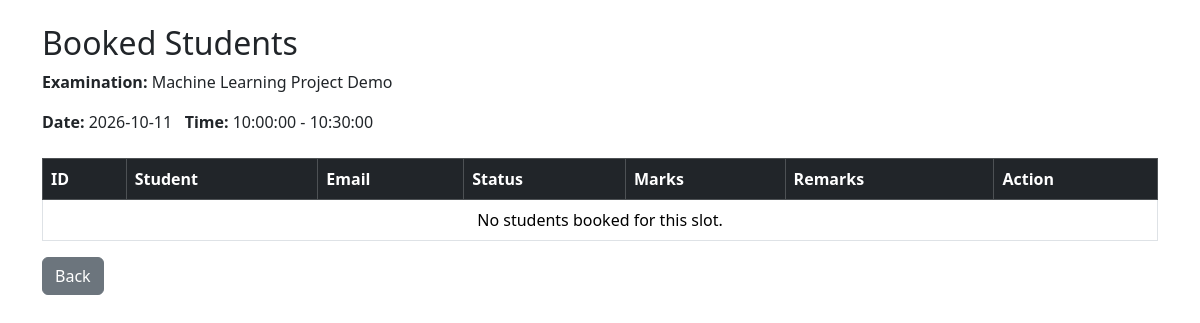
Page /examiner/slots/3/student (signed in) on the earlier database version.
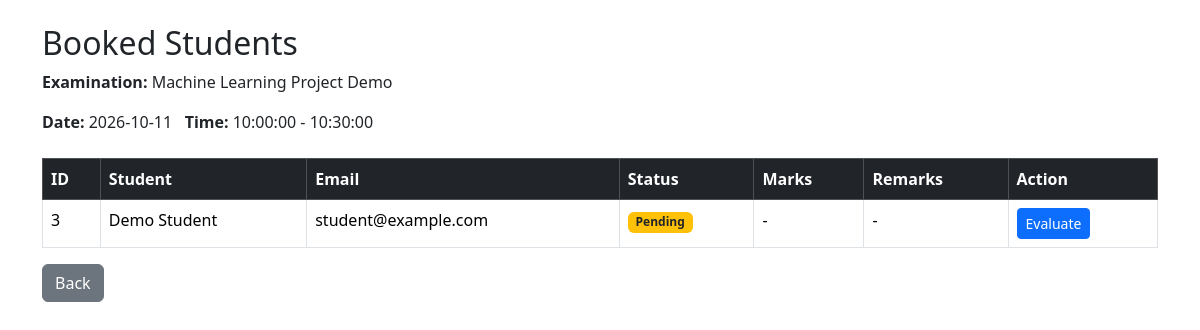
Same page on the later database version.
### models.py (models this page shows)
class Booking(db.Model):
    __tablename__ = "bookings"
    id = db.Column(db.Integer, primary_key=True)
    student_id = db.Column(db.Integer, db.ForeignKey("users.id"), nullable=False)
    slot_id = db.Column(db.Integer, db.ForeignKey("slots.id"), nullable=False)
    booking_date = db.Column(db.Date)
    status = db.Column(db.String(30), default="Booked")
    marks = db.Column(db.Integer)
    note = db.Column(db.Text)
    student = db.relationship("User", backref="bookings")
    slot = db.relationship("ExaminationSlot", backref="bookings")

class User(UserMixin, db.Model):
    __tablename__ = "users"
    id = db.Column(db.Integer, primary_key=True)
    name = db.Column(db.String(100), nullable=False)
    email = db.Column(db.String(100), unique=True, nullable=False)
    password = db.Column(db.String(200), nullable=False)
    role = db.Column(db.String(100), nullable=False)
    is_examiner = db.Column(db.Boolean, default=False)

### app.py (the view)
@app.route("/examiner/slots/<int:id>/student")
@login_required
def slot_students(id):
    if current_user.role != "examiner":
        return redirect(url_for("login"))
    slot = ExaminationSlot.query.get_or_404(id)
    bookings = Booking.query.filter_by(slot_id=slot.id, status="Booked").all()
    return render_template("examiner/student.html", slot=slot, bookings=bookings)

### app.py (called while the page is built)
@login_manager.user_loader
def load_user(user_id):
    return db.session.get(User, int(user_id))

### templates/examiner/student.html (shortened to what this page needs)
<!DOCTYPE html>
<html>
<head>
    <link href="https://cdn.jsdelivr.net/npm/bootstrap@5.3.3/dist/css/bootstrap.min.css" rel="stylesheet">
</head>
<body>
    <div class="container mt-4">
        <h2>
            Booked Students
        </h2>
        <p>
            <strong>Examination:</strong>
            {{ slot.examination.name }}
        </p>
        <p>
            <strong>Date:</strong>
            {{ slot.date }}
            <strong>Time:</strong>
            {{ slot.start_time }} - {{ slot.end_time }}
        </p>
        <table class="table table-bordered table-hover mt-4">
            <thead class="table-dark">
                <tr>
                    <th>ID</th>
                    <th>Student</th>
                    <th>Email</th>
                    <th>Status</th>
                    <th>Marks</th>
                    <th>Remarks</th>
                    <th>Action</th>
                </tr>
            </thead>
            <tbody>
                {% for booking in bookings %}
                <tr>
                    <td>
                        {{ booking.student.id }}
                    </td>
                    <td>
                        {{ booking.student.name }}
                    </td>
                    <td>
                        {{ booking.student.email }}
                    </td>
                    <td>
                        {% if booking.status == "Completed" %}
                        <span class="badge bg-success">
                            Evaluated
                        </span>
                        {% else %}
                        <span class="badge bg-warning text-dark">
                            Pending
                        </span>
                        {% endif %}
                    </td>
                    <td>
                        {% if booking.marks is not none %}
                        {{ booking.marks }}
                        {% else %}
                        -
                        {% endif %}
                    </td>
                    <td>
                        {% if booking.remarks %}
                        {{ booking.remarks }}
                        {% else %}
                        -
                        {% endif %}
                    </td>
                    <td>
                        <a href="{{ url_for('evaluate_student', id=booking.id) }}"
                            class="btn btn-primary btn-sm">
                            {% if booking.status == "Completed" %}
                            Update Evaluation
                            {% else %}
                            Evaluate
                            {% endif %}
                        </a>
                    </td>
                </tr>
                {% else %}
                <tr>
                    <td colspan="7" class="text-center">
                        No students booked for this slot.
                    </td>
                </tr>
                {% endfor %}
            </tbody>
        </table>
        <a href="{{ url_for('examiner_slots') }}" class="btn btn-secondary">
            Back
        </a>
    </div>
</body>
</html>

Differences in the rows shown:
added Booking: student.id "3", student.name "Demo Student", student.email "student@example.com", status "Pending"
Other differences:
text no longer shown: "No students booked for this slot."
